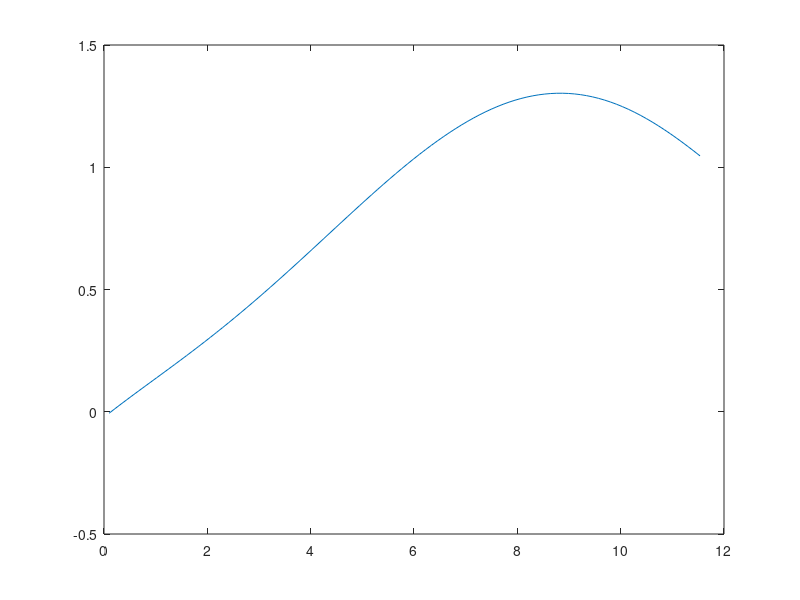

This chart was generated by the following MATLAB code:
function [P0, D0] = SAM_polyn_mW()
    sm0 = load('SAM data/SAM_measured0.txt');
    a1  = 10.^(sm0(1:end-1,:)/10);
    x1  = linspace(a1(1,1),a1(end,1),100);
    Y1  = interp1(a1(:,1),a1(:,2),x1);
    YY1 = polyfit(x1, Y1, 5);


    lm0 = load('SAM data/Linear_mirror.txt');
    a0  = 10.^(lm0/10);
    x0  = linspace(a0(1,1),a0(end,1),100);
    Y0  = interp1(a0(:,1),a0(:,2),x0);
    YY0 = polyfit(x0,Y0,1);
    y0  = polyval(YY0,x0);

    scal = mean(y0);

    P0 = YY1/scal;
    D0 = polyder(P0);
    figure;
    plot(x1, polyval(P0,x1));
end